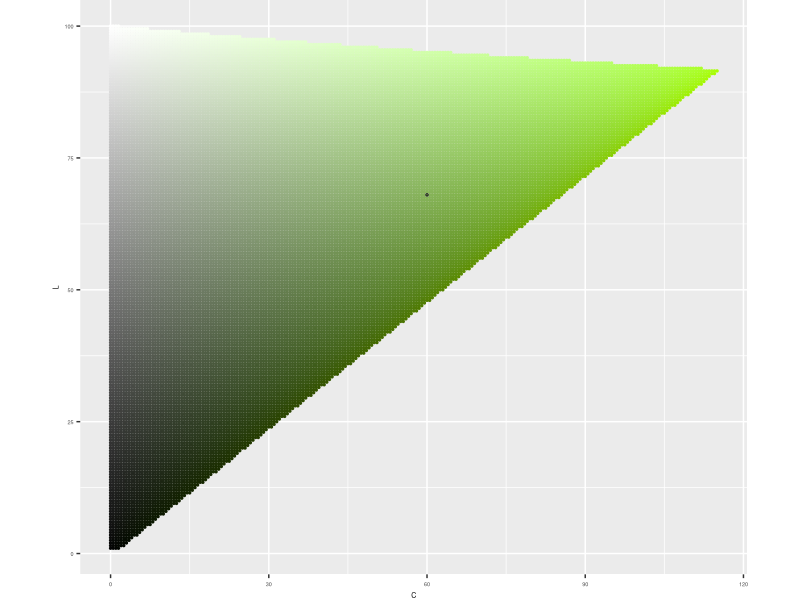
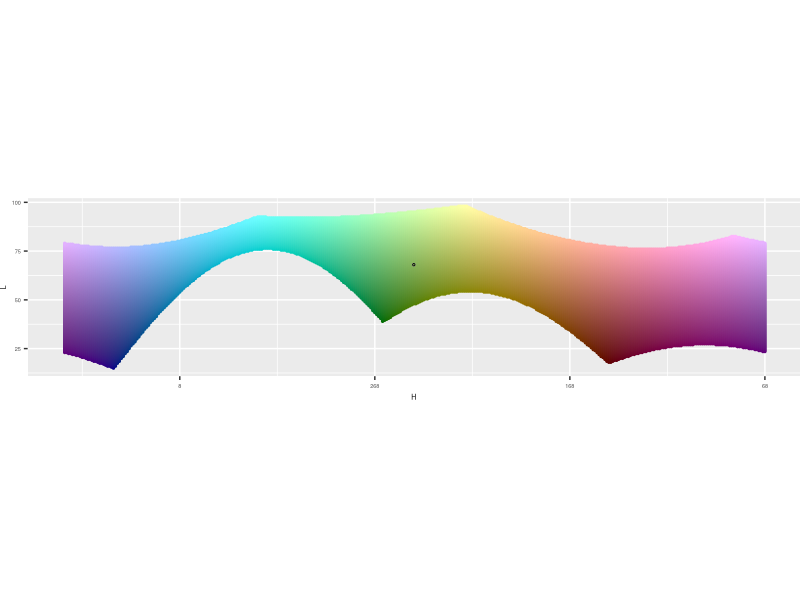
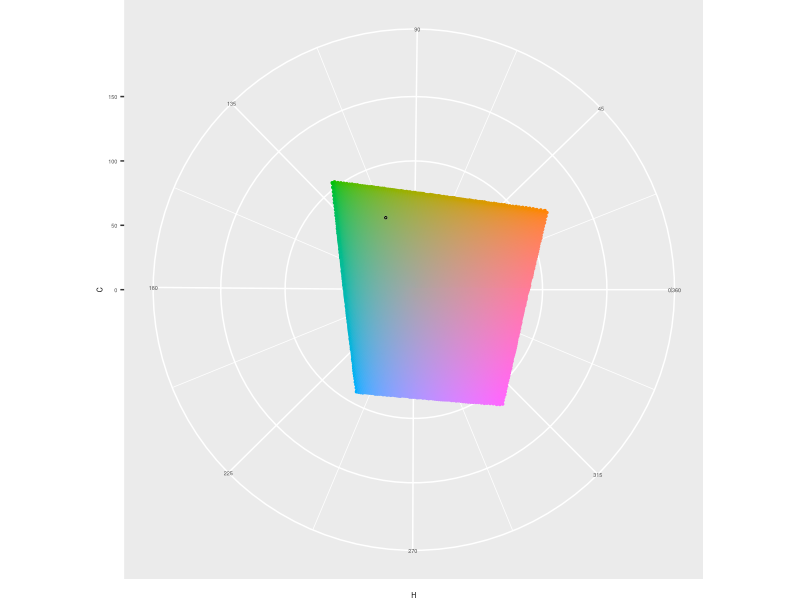
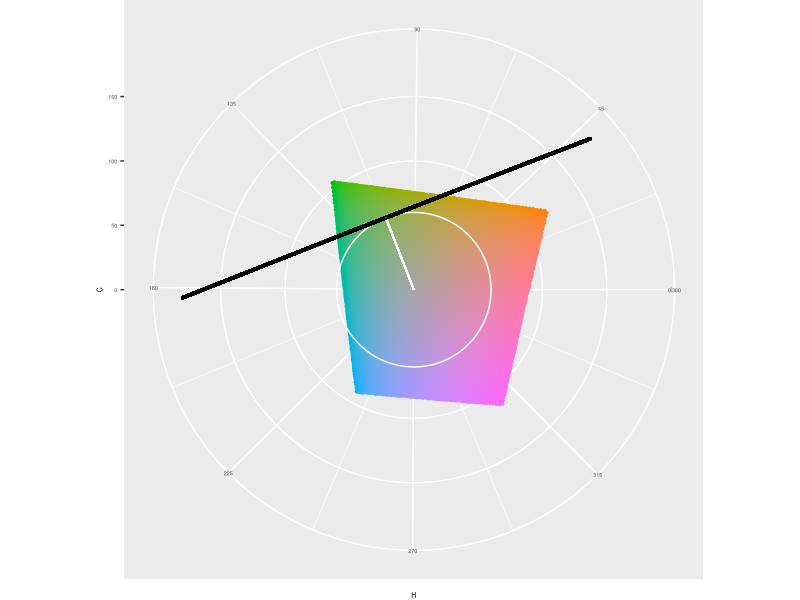
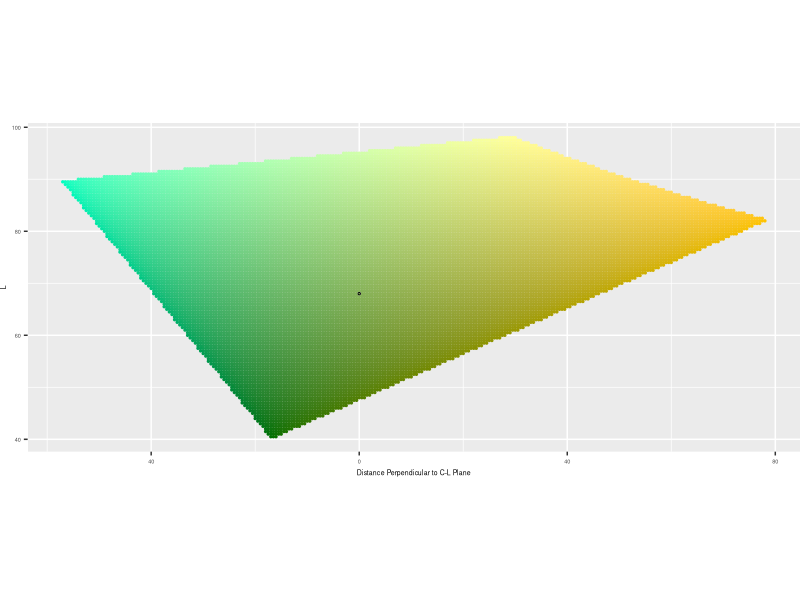
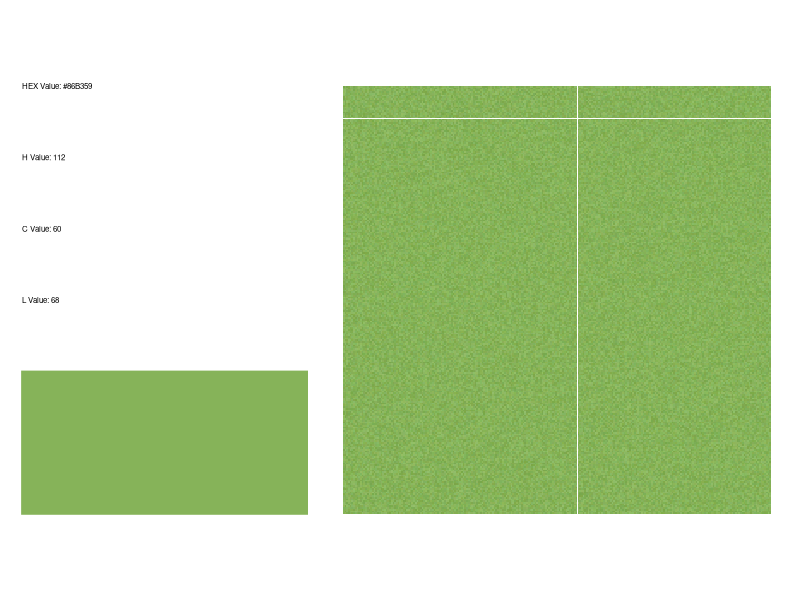
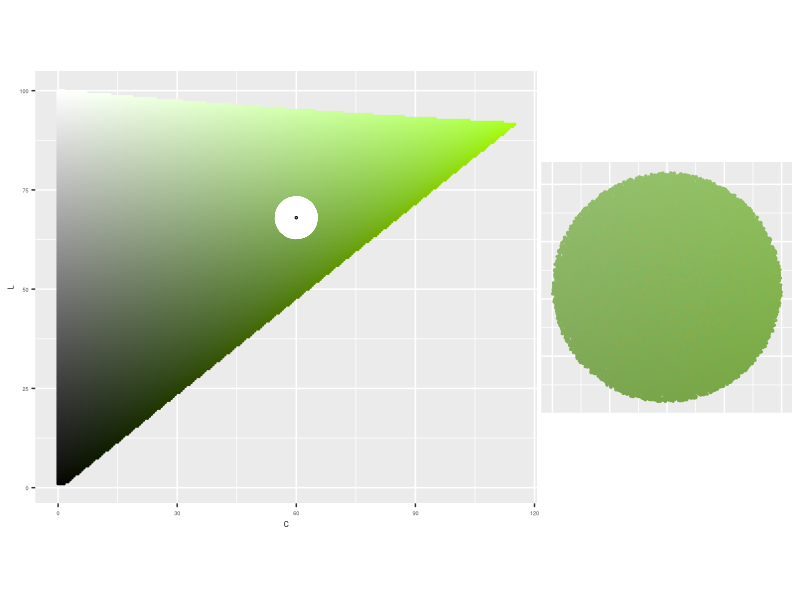
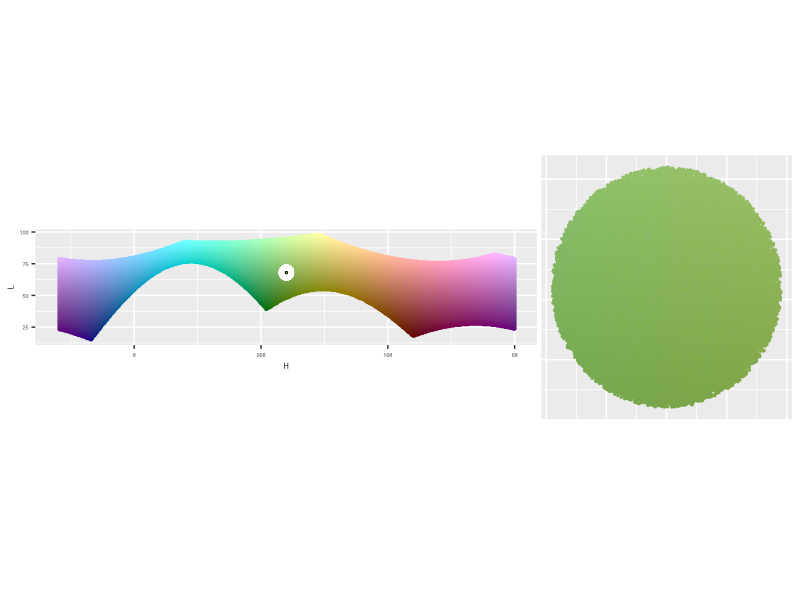

These charts were generated, in order, by the following R code: (Note: a time limit stopped this script after it produced the figures.)
##---------
# Libraries
##---------
library(tidyverse)
library(patchwork)
library(colorspace)

##------------
# Pick a color
##------------
H_point <- 112
C_point <- 60
L_point <- 68

color_hex <- hcl(H_point, 
                 C_point,
                 L_point,
                 fixup = FALSE)

color_points <- data.frame(x = C_point * cos(H_point * pi/180),
                           y = C_point * sin(H_point * pi/180),
                           z = L_point,
                           H = H_point,
                           C = C_point,
                           L = L_point,
                           color_value = color_hex,
                           perpendicular_from_C_L = 0,
                           parallel_along_C_L = 0,
                           row_value = 0,
                           col_value = 0)

##--------------------------------
# See color in H, C, L color space 
##--------------------------------
# C-L Plane ----
get_C_L_plane <- function(H_point) {
  expand_grid(H = H_point,
              C = seq(0, 180, .5),
              L = seq(1, 100, .5)) %>%
    mutate(color_value = hcl(H, C, L, fixup = FALSE)) %>%
    filter(!is.na(color_value))
}
C_L_plane <- get_C_L_plane(H_point)

graph_C_L_plane <- function(C_L_plane, color_points, color_hex) {
  ggplot() +
    geom_point(data = C_L_plane,
               aes(C, L, color = color_value, fill = color_value),
               size = .5) +
    geom_point(data = color_points,
               aes(C, L, color = "white", fill = "white"),
               size = .5) +
    scale_x_continuous(labels = abs) +
    scale_color_identity() +
    scale_fill_identity() +
    geom_point(aes(x = C_point,
                   y = L_point),
               color = 'black',
               fill = color_hex,
               shape = 21,
               size = .5) +
    coord_equal() +
    theme(text = element_text(size = 5),
          plot.margin = unit(c(0, 0, 0, 0), "null"))
}
graph_C_L_plane(C_L_plane, color_points, color_hex)
ggsave(here::here("output", "color_investigation", "c_l_plane.jpeg"), 
       width = 2.5, height = max(C_L_plane$L) / max(C_L_plane$C) * 2.5)

# H-L Curve ----
get_H_L_curve <- function(C_point) {
  expand_grid(H = seq(1, 360, 1),
              C = C_point,
              L = seq(1, 100, .5)) %>%
    mutate(color_value = hcl(H, C, L, fixup = FALSE)) %>%
    filter(!is.na(color_value))
}
H_L_curve <- get_H_L_curve(C_point)

label_H_center <- function(H_point, ...) {
  function(x) {(x + (180 - H_point)) %% 360}
}

graph_H_L_curve <- function(H_L_curve, color_points, color_hex, H_point) {
  ggplot() +
    geom_point(data = H_L_curve,
               aes((H + (180 - H_point)) %% 360, L, 
                   color = color_value, fill = color_value),
               size = .5) +
    geom_point(data = color_points,
               aes((H + (180 - H_point)) %% 360, L, 
                   color = "white", fill = "white"),
               size = .5) +
    scale_color_identity() +
    scale_fill_identity() +
    geom_point(aes(x = 180, # Because we rotated points to not drop over edge
                   y = L_point),
               color = 'black',
               fill = color_hex,
               shape = 21,
               size = .5) +
    scale_x_reverse('H', # Like you're standing on the inside
                    labels = label_H_center(H_point = H_point),
                    limits = c(360, 0)) +
    coord_equal() +
    theme(text = element_text(size = 5),
          plot.margin = unit(c(0, 0, 0, 0), "null"))
}
graph_H_L_curve(H_L_curve, color_points, color_hex, H_point)
ggsave(here::here("output", "color_investigation", "h_l_curve.jpeg"), 
       width = 2.5, height = max(H_L_curve$L) / max(H_L_curve$H) * 2.5)

# H-C plane ----
get_H_C_plane <- function(L_point){
  expand_grid(H = seq(1, 360, 1),
              C = seq(0, 180, .5),
              L = L_point) %>%
    mutate(color_value = hcl(H, C, L, fixup = FALSE)) %>%
    filter(!is.na(color_value))
}
H_C_plane <- get_H_C_plane(L_point)

graph_H_C_plane <- function(H_C_plane, color_points, color_hex) {
  ggplot() +
    geom_point(data = H_C_plane,
               aes(H, C, color = color_value, fill = color_value),
               size = .5) +
    geom_point(data = color_points,
               aes(H, C, color = "white", fill = "white"),
               size = .5) +
    scale_color_identity() +
    scale_fill_identity() +
    scale_x_continuous(breaks = seq(45, 360, 45),
                       minor_breaks = seq(0, 315, 45) + 45/2,
                       labels = c('45', '90', '135', '180', 
                                  '225', '270', '315', '0|360')) +
    scale_y_continuous(limits = c(0, 180)) +
    geom_point(aes(x = H_point,
                   y = C_point),
               color = 'black',
               fill = color_hex,
               shape = 21,
               size = .5) +
    coord_polar(start = 270 * pi / 180,
                direction = -1) +
    theme(text = element_text(size = 5),
          plot.margin = unit(c(0, 0, 0, 0), "null"))
}
graph_H_C_plane(H_C_plane, color_points, color_hex)
ggsave(here::here("output", "color_investigation", "h_c_plane.jpeg"), 
       width = 2.5, height = 2.5)

# C tangent plane ----
C_circle <- data.frame(H = seq(1, 360),
                       C = C_point,
                       color_value = "white")
C_tangent_plane <- expand_grid(x = C_point, # Plane perpendicular to H at C
                       perpendicular_from_C_L = 
                         seq(-sqrt(180^2 - C_point^2), sqrt(180^2 - C_point^2)),
                       L = seq(1, 100, 1)) %>%
  mutate(x_rotate = x * cos(H_point * pi/180) -  # rotate
           perpendicular_from_C_L * sin(H_point * pi/180),
         y_rotate = x * sin(H_point * pi/180) + 
           perpendicular_from_C_L * cos(H_point * pi/180)) %>%
  mutate(x = x_rotate,
         y = y_rotate) %>%
  select(-x_rotate, -y_rotate)  %>%
  mutate(H = (atan2(y, x) * 180/pi) %% 360,
         C = sqrt(x^2 + y^2)) %>%
  mutate(color_value = "white")
ggplot(data = H_C_plane,
       aes(H, C, color = color_value, fill = color_value)) +
  geom_point(size = .5) +
  scale_color_identity() +
  scale_fill_identity() +
  scale_x_continuous(breaks = seq(45, 360, 45),
                     minor_breaks = seq(0, 315, 45) + 45/2,
                     labels = c('45', '90', '135', '180', 
                                '225', '270', '315', '0|360')) +
  scale_y_continuous(limits = c(0, 180)) +
  geom_path(data = C_circle) +
  geom_segment(x = H_point,
               y = 0,
               xend = H_point,
               yend = C_point,
               col = "white") +
  geom_point(data = C_tangent_plane, col = "black",
             size = .5) +
  geom_point(x = H_point,
             y = C_point,
             color = 'black',
             fill = color_hex,
             shape = 21,
             size = .5) +
  coord_polar(start = 270 * pi / 180,
              direction = -1) +
  theme(text = element_text(size = 5),
        plot.margin = unit(c(0, 0, 0, 0), "null"))
ggsave(here::here("output", "color_investigation", 
                  "c_tangent_plane_setup.jpeg"), 
       width = 2.5, height = 2.5)

get_C_tangent_plane <- function(H_point, C_point) {
  expand_grid(x = C_point, # Plane perpendicular to H at C
              perpendicular_from_C_L = seq(-180, 180, .5),
              L = seq(1, 100, .5)) %>%
    mutate(x_rotate = x * cos(H_point * pi/180) -  # rotate
             perpendicular_from_C_L * sin(H_point * pi/180),
           y_rotate = x * sin(H_point * pi/180) + 
             perpendicular_from_C_L * cos(H_point * pi/180)) %>%
    mutate(x = x_rotate,
           y = y_rotate) %>%
    select(-x_rotate, -y_rotate)  %>%
    mutate(H = (atan2(y, x) * 180/pi) %% 360,
           C = sqrt(x^2 + y^2)) %>%
    mutate(color_value = hcl(H, C, L, fixup = FALSE)) %>%
    filter(!is.na(color_value))
}
C_tangent_plane <- get_C_tangent_plane(H_point, C_point)

graph_C_tangent_plane <- function(C_tangent_plane, color_points, color_hex) {
  ggplot() +
    geom_point(data = C_tangent_plane,
               aes(perpendicular_from_C_L, L, 
                   color = color_value, fill = color_value),
               size = .5) +
    geom_point(data = color_points,
               aes(perpendicular_from_C_L, L, 
                   color = "white", fill = "white"),
               size = .5) +
    scale_color_identity() +
    scale_fill_identity() +
    scale_x_reverse("Distance Perpendicular to C-L Plane",
                    labels = abs) +
    geom_point(aes(x = 0,
                   y = L_point),
               color = 'black',
               fill = color_hex,
               shape = 21,
               size = .5) +
    coord_equal() +
    theme(text = element_text(size = 5),
          plot.margin = unit(c(0, 0, 0, 0), "null"))
}
graph_C_tangent_plane(C_tangent_plane, color_points, color_hex)
ggsave(here::here("output", "color_investigation", "c_tangent_plane.jpeg"), 
       width = 2.5, height = max(C_tangent_plane$perpendicular_from_C_L) /
         max(C_tangent_plane$L) * 2.5)

##------
# Sphere
##------
radius <- 5
n_points <- 250^2

color_points <- data.frame(x = rnorm(n = n_points),
                           y = rnorm(n = n_points),
                           z = rnorm(n = n_points),
                           U = runif(n = n_points)^(1/3)) %>%
  mutate(normalize = sqrt(x^2 + y^2 + z^2)) %>%
  mutate(x = x * U / normalize,
         y = y * U / normalize,
         z = z * U / normalize) %>%
  select(-U, -normalize) %>% # have random points in a sphere here
  mutate(x = x * radius, # stretch
         y = y * radius,
         z = z * radius) %>%
  mutate(x = x + C_point * cos(H_point * pi/180), # move
         y = y + C_point * sin(H_point * pi/180),
         z = z + L_point) %>%
  mutate(H = (atan2(y, x) * 180/pi) %% 360,
         C = sqrt(x^2 + y^2),
         L = z) %>%
  mutate(color_value = hcl(H, C, L, fixup = FALSE)) %>%
  mutate(perpendicular_from_C_L = x * sin(-H_point * pi/180) + 
           y * cos(-H_point * pi/180),
         parallel_along_C_L = x * cos(-H_point * pi/180) - 
           y * sin(-H_point * pi/180)) %>%
  mutate(row_value = sample(row_number(), n()),
         col_value = ceiling(row_value / sqrt(n_points))) %>%
  mutate(row_value = (row_value %% sqrt(n_points)) + 1)

graph_info <- function(H_point, C_point, L_point) {
  color_hex <- hcl(H_point, 
                   C_point,
                   L_point,
                   fixup = FALSE)
  
  ggplot() +
    geom_rect(aes(xmin = 0, xmax = 1,
                  ymin = 0, ymax = .5), col = color_hex, fill = color_hex) +
    geom_text(data = data.frame(x = 0,
                                y = seq(1.5, .75, -.25),
                                label = c(paste("HEX Value:", color_hex), 
                                          paste("H Value:", H_point),
                                          paste("C Value:", C_point),
                                          paste("L Value:", L_point))),
              aes(x, y, label = label), hjust = 0, size = 2) +
    coord_equal() +
    theme_void()
}

graph_sample <- function(color_points) {
  ggplot(data = color_points,
         aes(x = row_value,
             y = col_value,
             fill = color_value)) +
    geom_tile() +
    coord_equal() +
    scale_fill_identity() +
    theme_void()
}

p1 <- graph_info(H_point, C_point, L_point)
p2 <- graph_sample(color_points)
p1 + p2
ggsave(here::here("output", "color_investigation", "sphere_info.jpeg"), 
       width = 2.5, height = 1.25)

graph_C_L <- function(color_points) {
  ggplot(data = color_points, aes(C, L, 
                                  col = color_value, fill = color_value)) +
    geom_point(size = .5) +
    scale_color_identity() +
    scale_fill_identity() +
    coord_equal() +
    theme(axis.line=element_blank(), axis.text.x=element_blank(),
          axis.text.y=element_blank(), axis.ticks=element_blank(),
          axis.title.x=element_blank(), axis.title.y=element_blank(),
          plot.margin = unit(c(0, 0, 0, 0), "null"))
}

p1 <- graph_C_L_plane(C_L_plane, color_points, color_hex)
p2 <- graph_C_L(color_points)
p1 + p2 + plot_layout(widths = c(2, 1))
ggsave(here::here("output", "color_investigation", "sphere_c_l.jpeg"), 
       width = 2.5, height = 1.25)

graph_H_L <- function(color_points, H_point) {
  ggplot(data = color_points, aes((H + (180 - H_point)) %% 360, L, 
                                  col = color_value, fill = color_value)) +
    geom_point(size = .5) +
    scale_color_identity() +
    scale_fill_identity() +
    scale_x_reverse() +
    coord_equal() +
    theme(axis.line=element_blank(), axis.text.x=element_blank(),
          axis.text.y=element_blank(), axis.ticks=element_blank(),
          axis.title.x=element_blank(), axis.title.y=element_blank(),
          plot.margin = unit(c(0, 0, 0, 0), "null"))
}

p1 <- graph_H_L_curve(H_L_curve, color_points, color_hex, H_point)
p2 <- graph_H_L(color_points, H_point)
p1 + p2 + plot_layout(widths = c(2, 1))
ggsave(here::here("output", "color_investigation", "sphere_h_l.jpeg"), 
       width = 2.5, height = 1.25)

graph_perpendicular_from_C_L <- function(color_points) {
  ggplot(data = color_points, aes(perpendicular_from_C_L, L, 
                                  color = color_value, fill = color_value)) +
    geom_point(size = .5) +
    scale_color_identity() +
    scale_fill_identity()  +
    scale_x_reverse() +
    coord_equal() +
    theme(axis.line=element_blank(), axis.text.x=element_blank(),
          axis.text.y=element_blank(), axis.ticks=element_blank(),
          axis.title.x=element_blank(), axis.title.y=element_blank(),
          plot.margin = unit(c(0, 0, 0, 0), "null"))
}

p1 <- graph_C_tangent_plane(C_tangent_plane, color_points, color_hex)
p2 <- graph_perpendicular_from_C_L(color_points)
p1 + p2 + plot_layout(widths = c(2, 1))
ggsave(here::here("output", "color_investigation", "sphere_p_c_l.jpeg"), 
       width = 2.5, height = 1.25)

graph_x_y <- function(color_points, H_point) {
  ggplot(data = color_points, aes(x, y, 
                                  col = color_value, fill = color_value)) +
    geom_abline(slope = c(tan(-67.5 * pi/180), 
                          tan(-45 * pi/180), 
                          tan(-22.5 * pi/180),
                          0, 
                          100000,
                          tan(22.5 * pi/180), 
                          tan(45 * pi/180), 
                          tan(67.5 * pi/180)), 
                intercept = 0,
                color = "white") +
    geom_abline(slope = tan(H_point * pi/180), 
                intercept = 0,
                color = "black") +
    geom_point(size = .5) +
    scale_color_identity() +
    scale_fill_identity() +
    coord_equal() +
    theme(axis.line=element_blank(), axis.text.x=element_blank(),
          axis.text.y=element_blank(), axis.ticks=element_blank(),
          axis.title.x=element_blank(), axis.title.y=element_blank(),
          plot.margin = unit(c(0, 0, 0, 0), "null"))
}

p1 <- graph_H_C_plane(H_C_plane, color_points, color_hex)
p2 <- graph_x_y(color_points, H_point)
p1 + p2 + plot_layout(widths = c(2, 1))
ggsave(here::here("output", "color_investigation", "sphere_h_c.jpeg"), 
       width = 2.5, height = 1.25)

##-------
# Ellipse
##-------
H_radius <- 2.5
C_radius <- 5
L_radius <- 10

color_points <- data.frame(x = rnorm(n = n_points),
                           y = rnorm(n = n_points),
                           z = rnorm(n = n_points),
                           U = runif(n = n_points)^(1/3)) %>%
  mutate(normalize = sqrt(x^2 + y^2 + z^2)) %>%
  mutate(x = x * U / normalize,
         y = y * U / normalize,
         z = z * U / normalize) %>%
  select(-U, -normalize) %>% # have random points in a sphere here
  mutate(x = x * C_radius, # stretch
         y = y * H_radius,
         z = z * L_radius) %>%
  mutate(x_turn = x * cos(H_point * pi/180) - 
           y * sin(H_point * pi/180), # rotate
         y_turn = x * sin(H_point * pi/180) + 
           y * cos(H_point * pi/180)) %>%
  mutate(x = x_turn,
         y = y_turn) %>%
  select(-x_turn, -y_turn) %>%
  mutate(x = x + C_point * cos(H_point * pi/180), # move
         y = y + C_point * sin(H_point * pi/180),
         z = z + L_point) %>%
  mutate(H = (atan2(y, x) * 180/pi) %% 360,
         C = sqrt(x^2 + y^2),
         L = z) %>%
  filter(L >= 0 & L <= 100 & C >= 0) %>%
  mutate(color_value = hcl(H, C, L, fixup = FALSE)) %>%
  mutate(perpendicular_from_C_L = x * sin(-H_point * pi/180) + 
           y * cos(-H_point * pi/180),
         parallel_along_C_L = x * cos(-H_point * pi/180) - 
           y * sin(-H_point * pi/180)) %>%
  mutate(row_value = sample(row_number(), n()),
         col_value = ceiling(row_value / sqrt(n_points))) %>%
  mutate(row_value = (row_value %% sqrt(n_points)) + 1)

p1 <- graph_info(H_point, C_point, L_point)
p2 <- graph_sample(color_points)
p1 + p2
ggsave(here::here("output", "color_investigation", "ellipse_info.jpeg"), 
       width = 2.5, height = 1.25)

p1 <- graph_C_L_plane(C_L_plane, color_points, color_hex)
p2 <- graph_C_L(color_points)
p1 + p2 + plot_layout(widths = c(2, 1))
ggsave(here::here("output", "color_investigation", "ellipse_c_l.jpeg"), 
       width = 2.5, height = 1.25)

p1 <- graph_H_L_curve(H_L_curve, color_points, color_hex, H_point)
p2 <- graph_H_L(color_points, H_point)
p1 + p2 + plot_layout(widths = c(2, 1))
ggsave(here::here("output", "color_investigation", "ellipse_h_l.jpeg"), 
       width = 2.5, height = 1.25)

p1 <- graph_C_tangent_plane(C_tangent_plane, color_points, color_hex)
p2 <- graph_perpendicular_from_C_L(color_points)
p1 + p2 + plot_layout(widths = c(2, 1))
ggsave(here::here("output", "color_investigation", "ellipse_p_c_l.jpeg"), 
       width = 2.5, height = 1.25)

p1 <- graph_H_C_plane(H_C_plane, color_points, color_hex)
p2 <- graph_x_y(color_points, H_point)
p1 + p2 + plot_layout(widths = c(2, 1))
ggsave(here::here("output", "color_investigation", "ellipse_h_c.jpeg"), 
       width = 2.5, height = 1.25)

##--------------
# Tilted Ellipse
##--------------
theta_radius <- 10
other_C_L_radius <- 3
perpendicular_C_L_radius <- 5

# Try rotating to point major axis to max chroma value
max_chromas <- max_chroma(h = H_point, l = seq(1, 100, .5))
tilt_theta <- atan2(seq(1, 100, .5)[max(max_chromas) == max_chromas] - L_point,
                     max(max_chromas) - C_point)

color_points <- data.frame(x = rnorm(n = n_points),
           y = rnorm(n = n_points),
           z = rnorm(n = n_points),
           U = runif(n = n_points)^(1/3)) %>%
  mutate(normalize = sqrt(x^2 + y^2 + z^2)) %>%
  mutate(x = x * U / normalize,
         y = y * U / normalize,
         z = z * U / normalize) %>%
  select(-U, -normalize) %>% # have random points in a sphere here
  mutate(x = x * theta_radius, # stretch
         y = y * other_C_L_radius,
         z = z * perpendicular_C_L_radius) %>%
  mutate(z_tilt = z * cos(tilt_theta) + x * sin(tilt_theta), # tilt
         x_tilt = z * -sin(tilt_theta) + x * cos(tilt_theta)) %>%
  mutate(x = x_tilt,
         z = z_tilt) %>%
  select(-x_tilt, -z_tilt) %>%
  mutate(x_turn = x * cos(H_point * pi/180) - 
           y * sin(H_point * pi/180), # rotate
         y_turn = x * sin(H_point * pi/180) + 
           y * cos(H_point * pi/180)) %>%
  mutate(x = x_turn,
         y = y_turn) %>%
  select(-x_turn, -y_turn) %>%
  mutate(x = x + C_point * cos(H_point * pi/180), # move
         y = y + C_point * sin(H_point * pi/180),
         z = z + L_point) %>%
  mutate(H = (atan2(y, x) * 180/pi) %% 360,
         C = sqrt(x^2 + y^2),
         L = z) %>%
  filter(L >= 0 & L <= 100 & C >= 0) %>%
  mutate(color_value = hcl(H, C, L, fixup = FALSE)) %>%
  mutate(perpendicular_from_C_L = x * sin(-H_point * pi/180) + 
           y * cos(-H_point * pi/180),
         parallel_along_C_L = x * cos(-H_point * pi/180) - 
           y * sin(-H_point * pi/180)) %>%
  mutate(row_value = sample(row_number(), n()),
         col_value = ceiling(row_value / sqrt(n_points))) %>%
  mutate(row_value = (row_value %% sqrt(n_points)) + 1)

p1 <- graph_info(H_point, C_point, L_point)
p2 <- graph_sample(color_points)
p1 + p2
ggsave(here::here("output", "color_investigation", "tilted_ellipse_info.jpeg"), 
       width = 2.5, height = 1.25)

p1 <- graph_C_L_plane(C_L_plane, color_points, color_hex)
p2 <- graph_C_L(color_points)
p1 + p2 + plot_layout(widths = c(2, 1))
ggsave(here::here("output", "color_investigation", "tilted_ellipse_c_l.jpeg"), 
       width = 2.5, height = 1.25)

p1 <- graph_H_L_curve(H_L_curve, color_points, color_hex, H_point)
p2 <- graph_H_L(color_points, H_point)
p1 + p2  + plot_layout(widths = c(2, 1)) # Not quite an ellipse
ggsave(here::here("output", "color_investigation", "tilted_ellipse_h_l.jpeg"), 
       width = 2.5, height = 1.25)

p1 <- graph_C_tangent_plane(C_tangent_plane, color_points, color_hex)
p2 <- graph_perpendicular_from_C_L(color_points)
p1 + p2 + plot_layout(widths = c(2, 1))
ggsave(here::here("output", "color_investigation", "tilted_ellipse_p_c_l.jpeg"),
       width = 2.5, height = 1.25)

p1 <- graph_H_C_plane(H_C_plane, color_points, color_hex)
p2 <- graph_x_y(color_points, H_point)
p1 + p2 + plot_layout(widths = c(2, 1))
ggsave(here::here("output", "color_investigation", "tilted_ellipse_h_c.jpeg"), 
       width = 2.5, height = 1.25)

##--------
# Clean up
##--------
# sampling, hitting edges
# within h bounds, this also catches C on the other side
# symmetric on H

H_bound <- 3 # up to 90
get_color_points <- function(n_points, oversample,
                             H_point, C_point, L_point,
                             theta_radius, other_C_L_radius, 
                             perpendicular_C_L_radius,
                             tilt_theta, H_bound) {
  data.frame(x = rnorm(n = n_points * oversample), # over sample in case some points fail
             y = rnorm(n = n_points * oversample),
             z = rnorm(n = n_points * oversample),
             U = runif(n = n_points * oversample)^(1/3)) %>%
    mutate(normalize = sqrt(x^2 + y^2 + z^2)) %>%
    mutate(x = x * U / normalize,
           y = y * U / normalize,
           z = z * U / normalize) %>%
    select(-U, -normalize) %>% # have random points in a sphere here
    mutate(x = x * theta_radius, # stretch
           y = y * other_C_L_radius,
           z = z * perpendicular_C_L_radius) %>%
    mutate(z_tilt = z * cos(tilt_theta) + x * sin(tilt_theta), # tilt
           x_tilt = z * -sin(tilt_theta) + x * cos(tilt_theta)) %>%
    mutate(x = x_tilt,
           z = z_tilt) %>%
    select(-x_tilt, -z_tilt) %>%
    mutate(x_turn = x * cos(H_point * pi/180) - y * sin(H_point * pi/180), # rotate
           y_turn = x * sin(H_point * pi/180) + y * cos(H_point * pi/180)) %>%
    mutate(x = x_turn,
           y = y_turn) %>%
    select(-x_turn, -y_turn) %>%
    mutate(x = x + C_point * cos(H_point * pi/180), # move
           y = y + C_point * sin(H_point * pi/180),
           z = z + L_point) %>%
    mutate(H = (atan2(y, x) * 180/pi) %% 360,
           C = sqrt(x^2 + y^2),
           L = z) %>%
    filter(L >= 0 & L <= 100 & C >= 0) %>%
    mutate(color_value = hcl(H, C, L, fixup = FALSE)) %>%
    filter(!is.na(color_value)) %>% # check if exists
    mutate(H_diff = (180 - abs(abs(H - H_point) - 180)) * 
             sign(180 - abs(H - H_point)) * sign(H - H_point)) %>% # H diff, check if crosses 360
    filter(abs(H_diff) <= H_bound) %>% # check in H bound
    filter(!is.na(hcl(H_point - H_diff, C, L, fixup = FALSE))) %>% # symmetric
    select(!H_diff) %>%
    sample_n(n_points) %>% # sample down to desired amount
    mutate(perpendicular_from_C_L = x * sin(-H_point * pi/180) + 
             y * cos(-H_point * pi/180),
           parallel_along_C_L = x * cos(-H_point * pi/180) - 
             y * sin(-H_point * pi/180)) %>%
    mutate(row_value = sample(row_number(), n()),
           col_value = ceiling(row_value / sqrt(n_points))) %>%
    mutate(row_value = (row_value %% sqrt(n_points)) + 1)
}

color_points <- get_color_points(250^2, 10,
                                 H_point, C_point, L_point,
                                 theta_radius, other_C_L_radius, 
                                 perpendicular_C_L_radius,
                                 tilt_theta, H_bound)

##-------
# Compare
##-------
H_bound <- 90
color_points_sphere <- get_color_points(250^2, 10,
                                        H_point, C_point, L_point,
                                        theta_radius = radius, 
                                        other_C_L_radius = radius, 
                                        perpendicular_C_L_radius = radius,
                                        tilt_theta = 0, H_bound)
color_points_ellipse <- get_color_points(250^2, 10,
                                         H_point, C_point, L_point,
                                         theta_radius = C_radius, 
                                         other_C_L_radius = H_radius, 
                                         perpendicular_C_L_radius = L_radius,
                                         tilt_theta = 0, H_bound)
color_points_tilted_ellipse <- get_color_points(250^2, 10,
                                                H_point, C_point, L_point,
                                                theta_radius, 
                                                other_C_L_radius, 
                                                perpendicular_C_L_radius,
                                                tilt_theta, H_bound)

p1 <- graph_sample(color_points_sphere)
p2 <- graph_sample(color_points_ellipse)
p3 <- graph_sample(color_points_tilted_ellipse)
p1 + p2 + p3
ggsave(here::here("output", "color_investigation", "compare_info.jpeg"), 
       width = 2.5, height = 1)

# p1 <- graph_C_L(color_points_sphere)
# p2 <- graph_C_L(color_points_ellipse)
# p3 <- graph_C_L(color_points_tilted_ellipse)
# p1 + p2 + p3
# ggsave(here::here("output", "color_investigation", "compare_c_l.jpeg"), 
#        width = 2.5, height = .75)
# 
# p1 <- graph_H_L(color_points_sphere, H_point)
# p2 <- graph_H_L(color_points_ellipse, H_point)
# p3 <- graph_H_L(color_points_tilted_ellipse, H_point)
# p1 + p2 + p3
# ggsave(here::here("output", "color_investigation", "compare_h_l.jpeg"), 
#        width = 2.5, height = 1.5)
# 
# p1 <- graph_perpendicular_from_C_L(color_points_sphere)
# p2 <- graph_perpendicular_from_C_L(color_points_ellipse)
# p3 <- graph_perpendicular_from_C_L(color_points_tilted_ellipse)
# p1 + p2 + p3
# ggsave(here::here("output", "color_investigation", "compare_p_c_l.jpeg"), 
#        width = 2.5, height = 1.5)
# 
# p1 <- graph_x_y(color_points_sphere, H_point)
# p2 <- graph_x_y(color_points_ellipse, H_point)
# p3 <- graph_x_y(color_points_tilted_ellipse, H_point)
# p1 + p2 + p3
# ggsave(here::here("output", "color_investigation", "compare_h_c.jpeg"), 
#        width = 2.5, height = 1)

#--------------------
# Try some other ones
#--------------------

# Outside Edge ----
H_point <- 63
C_point <- 93
L_point <- 81

color_hex <- hcl(H_point, 
                 C_point,
                 L_point,
                 fixup = FALSE)

C_L_plane <- get_C_L_plane(H_point)
H_L_curve <- get_H_L_curve(C_point)
C_tangent_plane <- get_C_tangent_plane(H_point, C_point)
H_C_plane <- get_H_C_plane(L_point)

theta_radius <- 40
other_C_L_radius <- 3
perpendicular_C_L_radius <- 5

tilt_theta <- 0
H_bound <- 90

color_points <- get_color_points(250^2, 10,
                                 H_point, C_point, L_point,
                                 theta_radius, other_C_L_radius, 
                                 perpendicular_C_L_radius,
                                 tilt_theta, H_bound)

p1 <- graph_info(H_point, C_point, L_point)
p2 <- graph_sample(color_points)
p1 + p2
ggsave(here::here("output", "color_investigation", "outside_edge_info.jpeg"), 
       width = 2.5, height = 1.25)

p1 <- graph_C_L_plane(C_L_plane, color_points, color_hex)
p2 <- graph_C_L(color_points)
p1 + p2 + plot_layout(widths = c(2, 1))
ggsave(here::here("output", "color_investigation", "outside_edge_c_l.jpeg"), 
       width = 2.5, height = 1.25)

p1 <- graph_H_L_curve(H_L_curve, color_points, color_hex, H_point)
p2 <- graph_H_L(color_points, H_point)
p1 + p2 + plot_layout(widths = c(2, 1))
ggsave(here::here("output", "color_investigation", "outside_edge_h_l.jpeg"), 
       width = 2.5, height = 1.25)

p1 <- graph_C_tangent_plane(C_tangent_plane, color_points, color_hex)
p2 <- graph_perpendicular_from_C_L(color_points)
p1 + p2 + plot_layout(widths = c(2, 1))
ggsave(here::here("output", "color_investigation", "outside_edge_p_c_l.jpeg"), 
       width = 2.5, height = 1.25)

p1 <- graph_H_C_plane(H_C_plane, color_points, color_hex)
p2 <- graph_x_y(color_points, H_point)
p1 + p2 + plot_layout(widths = c(2, 1))
ggsave(here::here("output", "color_investigation", "outside_edge_h_c.jpeg"), 
       width = 2.5, height = 1.25)

# Inside Edge ----
H_point <- 319
C_point <- 10
L_point <- 50

color_hex <- hcl(H_point, 
                 C_point,
                 L_point,
                 fixup = FALSE)

C_L_plane <- get_C_L_plane(H_point)
H_L_curve <- get_H_L_curve(C_point)
C_tangent_plane <- get_C_tangent_plane(H_point, C_point)
H_C_plane <- get_H_C_plane(L_point)

theta_radius <- 40
other_C_L_radius <- 5
perpendicular_C_L_radius <- 20

tilt_theta <- 90 * pi/180
H_bound <- 45

color_points <- get_color_points(250^2, 10,
                                 H_point, C_point, L_point,
                                 theta_radius, other_C_L_radius, 
                                 perpendicular_C_L_radius,
                                 tilt_theta, H_bound)

p1 <- graph_info(H_point, C_point, L_point)
p2 <- graph_sample(color_points)
p1 + p2
ggsave(here::here("output", "color_investigation", "inside_edge_info.jpeg"), 
       width = 2.5, height = 1.25)

p1 <- graph_C_L_plane(C_L_plane, color_points, color_hex)
p2 <- graph_C_L(color_points)
p1 + p2 + plot_layout(widths = c(2, 1))
ggsave(here::here("output", "color_investigation", "inside_edge_c_l.jpeg"), 
       width = 2.5, height = 1.25)

p1 <- graph_H_L_curve(H_L_curve, color_points, color_hex, H_point)
p2 <- graph_H_L(color_points, H_point)
p1 + p2 + plot_layout(widths = c(2, 1))
ggsave(here::here("output", "color_investigation", "inside_edge_h_l.jpeg"), 
       width = 2.5, height = 1.25)

p1 <- graph_C_tangent_plane(C_tangent_plane, color_points, color_hex)
p2 <- graph_perpendicular_from_C_L(color_points)
p1 + p2 + plot_layout(widths = c(2, 1))
ggsave(here::here("output", "color_investigation", "inside_edge_p_c_l.jpeg"), 
       width = 2.5, height = 1.25)

p1 <- graph_H_C_plane(H_C_plane, color_points, color_hex)
p2 <- graph_x_y(color_points, H_point)
p1 + p2 + plot_layout(widths = c(2, 1))
ggsave(here::here("output", "color_investigation", "inside_edge_h_c.jpeg"), 
       width = 2.5, height = 1.25)
